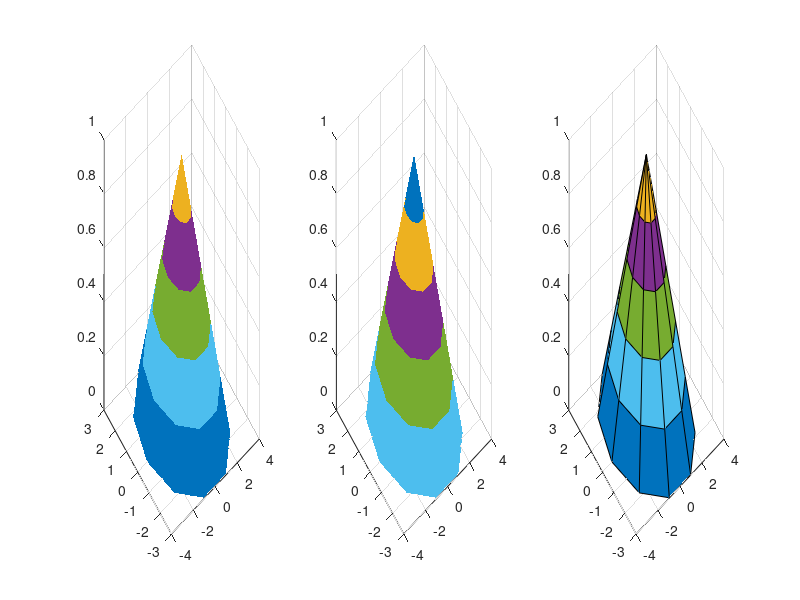

Write MATLAB code to recreate this figure.
[x,y,z] =cylinder(pi:-pi/5:0,10)
colormap(lines)
subplot(1,3,1)
surf(x,y,z);
shading flat
subplot(1,3,2)
surf(x,y,z);
shading interp
subplot(1,3,3)
surf(x,y,z)